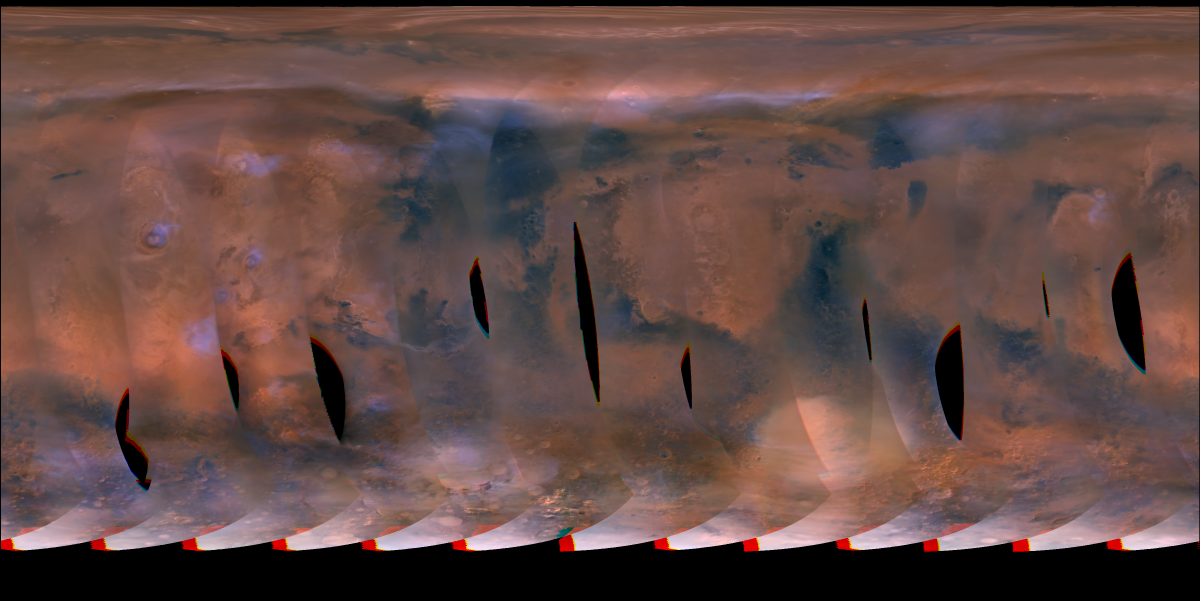
#> input picture Attention_U-Net-Data_exploration/MARS/images/030_D15_day32.png, 3600 x 1801 px (shown at 1/3 size); its folder holds only this picture in this run
$ jupyter execute --allow-errors FINAL_dataset_exploration.ipynb
#> lines starting #> are read from the running program, lines starting #| are printed output that depends on the picture; after the words box and inside, x2 and y2 are one past the last pixel; in counts of white or black regions, pixels touching at a corner belong together
# MARCI/MDAD Dataset Exploration

This notebook performs descriptive analysis for the Martian dust storm segmentation dataset organized by Martian year (`MY28`, `MY31`, `MY32`).

It includes:

- **4.1 Dataset Overview:** number of images per Martian year.
- **4.2 Valid Data and No-Data Analysis:** valid and invalid pixel percentages.
- **4.3 Class Distribution Analysis:** storm, non-storm and no-data pixel percentages; RGB pairplot; 3D RGB scatter by class.
- **4.4 RGB Radiometric Analysis:** RGB intensity distributions, brightness estimation, storm vs non-storm comparisons, and visual examples of compact/diffuse storms.

Mask convention assumed by the notebook:

```text
0 = non-storm
1 = storm
2 = no-data / invalid
```

If a raw MDAD-style mask is found, the notebook also handles:

```text
0 = non-storm
1-250 = storm IDs
255 = no-data / invalid
```

## 0. Configuration

Edit this cell to choose which year and which images you want to analyze.

If `IMAGE_IDS_TO_ANALYZE` is empty, the notebook randomly selects `N_IMAGES_IF_EMPTY` images from `YEAR_TO_ANALYZE`.

All code assumes that this notebook is located at the same level as:

```text
MY28/
MY31/
MY32/
MARS/
Modelos generados/
```

[cell 1]
from __future__ import annotations

from pathlib import Path
from typing import Any, Dict, List, Optional, Tuple

import random
import warnings

import numpy as np
import pandas as pd
import matplotlib.pyplot as plt

from PIL import Image
from IPython.display import display

# Optional libraries.
try:
    import seaborn as sns
    HAS_SEABORN = True
except ImportError:
    HAS_SEABORN = False
    print("Seaborn is not installed. The 2D pairplot will be skipped.")

try:
    import cv2
    HAS_CV2 = True
except ImportError:
    HAS_CV2 = False
    print("OpenCV is not installed. Compact/diffuse storm examples will use a simplified fallback.")

warnings.filterwarnings("ignore")

PROJECT_ROOT = Path.cwd()

YEARS = ["MY28", "MY31", "MY32"]

# Select one year and specific images for the detailed analysis.
YEAR_TO_ANALYZE = "MY32"

# Use image stems, for example:
# IMAGE_IDS_TO_ANALYZE = ["P08_day30", "P10_day12"]
# If empty, random images are selected.
IMAGE_IDS_TO_ANALYZE = ["D15_day04", "D16_day02", "F03_day14"]


N_IMAGES_IF_EMPTY = 3

# Single image used for RGB pairplot and 3D RGB scatter.
# If SINGLE_IMAGE_ID is None, the first selected image from the detailed analysis is used.
SINGLE_IMAGE_YEAR = YEAR_TO_ANALYZE
SINGLE_IMAGE_ID = None

# Random comparison section: five images per Martian year.
N_RANDOM_PER_YEAR = 5
RANDOM_SEED = 42

# Sampling limits to avoid excessive memory use.
MAX_PIXEL_SAMPLES_PER_CLASS = 3500
MAX_RADIOMETRIC_SAMPLES_PER_CLASS_PER_IMAGE = 2500

# Optional saving. By default, plots remain only in the notebook.
SAVE_FIGURES = False
OUTPUT_DIR = PROJECT_ROOT / "olga_data_exploration"

if SAVE_FIGURES:
    OUTPUT_DIR.mkdir(parents=True, exist_ok=True)

# Optional: mark almost-black RGB pixels as no-data.
# Keep False unless you are sure black borders are not already represented in the mask.
TREAT_BLACK_RGB_AS_NODATA = False
BLACK_RGB_THRESHOLD = 5

CLASS_NAMES = {
    0: "non-storm",
    1: "storm",
    2: "no-data"
}

CLASS_COLORS = {
    "non-storm": "#440154",
    "storm": "#2A9D9A",
    "no-data": "#FDE725"
}

plt.rcParams["figure.dpi"] = 120
plt.rcParams["savefig.dpi"] = 250

print(f"Project root: {PROJECT_ROOT}")

## 1. Utility Functions

The following functions discover image-mask pairs, load RGB images and masks, normalize mask values, compute descriptive metrics, and generate visualizations.

[cell 2]
# [7 lines left out: function save_current_figure, not called in this run]


def normalize_key(text: Any) -> str:
    """Normalize names to match image and mask stems flexibly."""
    return (
        str(text)
        .lower()
        .replace("_mask_class", "")
        .replace("_multiclass", "")
        .replace("_mask", "")
        .replace("_class", "")
        .replace("_mdad", "")
        .replace("_", "")
        .replace("-", "")
        .replace(".", "")
        .replace(" ", "")
    )


def find_first_existing(candidates: List[Path]) -> Optional[Path]:
    """Return the first existing folder/path from a list."""
    for path in candidates:
        if path.exists():
            return path
    return None


# [112 lines left out: functions find_file_flexible, repair_pair_paths, not called in this run]


def load_year_records_from_report(year: str) -> Optional[pd.DataFrame]:
    """Load image-mask pairs from MYxx/reports/selected_top100.csv when available."""
    report_candidates = [
        PROJECT_ROOT / year / "reports" / "selected_top100.csv",
        PROJECT_ROOT / year / "selected_top100.csv",
    ]

    report_path = find_first_existing(report_candidates)

    if report_path is None:
        return None

    df = pd.read_csv(report_path)
    rows = []

    for i, row in df.iterrows():
        image_path = row.get("image_path", row.get("image", ""))
        mask_path = row.get("mask_png_path", row.get("mask_path", row.get("mask", "")))
        day_key = str(row.get("day_key", Path(str(image_path)).stem))
        idx_value = row.get("idx", row.get("source_index", row.get("rank", i)))

        try:
            idx_value = int(idx_value)
        except Exception:
            idx_value = i

        rows.append({
            "year": year,
            "idx": idx_value,
            "day_key": day_key,
            "image_id": f"{year}_{day_key}",
            "image_path": str(image_path),
            "mask_path": str(mask_path),
            "source_index": i,
            "source": "report",
        })

    if not rows:
        return None

    return repair_pair_paths(pd.DataFrame(rows), PROJECT_ROOT)


def load_year_records_from_folders(year: str) -> pd.DataFrame:
    """Match images and masks directly from folders when no report is available."""
    year_dir = PROJECT_ROOT / year

    image_folders = [
        year_dir / "selected_top100" / "images",
        year_dir / "images",
        year_dir / "mdgm_rgb",
    ]

    mask_folders = [
        year_dir / "selected_top100" / "masks",
        year_dir / "masks",
        year_dir / "masks_multiclass",
        year_dir / "masks_png_all",
    ]

    image_files = []
    for folder in image_folders:
        if folder.exists():
            for ext in ["*.png", "*.jpg", "*.jpeg", "*.tif", "*.tiff"]:
                image_files.extend(sorted(folder.glob(ext)))
            if image_files:
                break

    mask_files = []
    for folder in mask_folders:
        if folder.exists():
            for ext in ["*.png", "*.jpg", "*.jpeg", "*.tif", "*.tiff"]:
                mask_files.extend(sorted(folder.glob(ext)))
            if mask_files:
                break

    if not image_files:
        raise FileNotFoundError(f"No image files found for {year}.")
    if not mask_files:
        raise FileNotFoundError(f"No mask files found for {year}.")

    mask_by_key = {normalize_key(path.stem): path for path in mask_files}
    rows = []

    for i, image_path in enumerate(sorted(image_files)):
        image_key = normalize_key(image_path.stem)
        mask_path = mask_by_key.get(image_key)

        if mask_path is None:
            for mask_key, candidate_mask_path in mask_by_key.items():
                if image_key in mask_key or mask_key in image_key:
                    mask_path = candidate_mask_path
                    break

        if mask_path is None:
            continue

        rows.append({
            "year": year,
            "idx": i,
            "day_key": image_path.stem,
            "image_id": f"{year}_{image_path.stem}",
            "image_path": str(image_path),
            "mask_path": str(mask_path),
            "source_index": i,
            "source": "folder_match",
        })

    if not rows:
        raise RuntimeError(f"No valid image-mask matches were found for {year}.")

    return pd.DataFrame(rows)


def load_year_records(year: str) -> pd.DataFrame:
    """Load image-mask pairs for one Martian year using reports first, folders second."""
    report_df = load_year_records_from_report(year)

    if report_df is not None and len(report_df) > 0:
        return report_df.reset_index(drop=True)

    return load_year_records_from_folders(year).reset_index(drop=True)


def load_all_records(years: List[str] = YEARS) -> pd.DataFrame:
    """Load all image-mask pairs for the requested Martian years."""
    records = []

    for year in years:
        df = load_year_records(year)
        print(f"{year}: {len(df)} image-mask pairs")
        records.append(df)

    return pd.concat(records, ignore_index=True)


def normalize_mask(mask: np.ndarray) -> np.ndarray:
    """
    Normalize mask values to:
    0 = non-storm
    1 = storm
    2 = no-data
    """
    mask = mask.astype(np.uint16)

    unique_values = set(np.unique(mask).tolist())

    if unique_values.issubset({0, 1, 2}):
        return mask.astype(np.uint8)

    normalized = np.zeros(mask.shape, dtype=np.uint8)
    normalized[mask == 255] = 2
    normalized[(mask > 0) & (mask != 255)] = 1

    return normalized


def read_rgb(path: Path) -> np.ndarray:
    """Read an RGB image as uint8."""
    with Image.open(path) as img:
        return np.asarray(img.convert("RGB"))


def read_mask(path: Path) -> np.ndarray:
    """Read and normalize a segmentation mask."""
    with Image.open(path) as img:
        mask = np.asarray(img.convert("L"))

    return normalize_mask(mask)


def load_image_and_mask(row: pd.Series) -> Tuple[np.ndarray, np.ndarray]:
    """Load RGB image and corresponding normalized mask."""
    rgb = read_rgb(Path(row["image_path"]))
    mask = read_mask(Path(row["mask_path"]))

    if rgb.shape[:2] != mask.shape:
        mask_img = Image.fromarray(mask.astype(np.uint8), mode="L")
        mask_img = mask_img.resize((rgb.shape[1], rgb.shape[0]), resample=Image.Resampling.NEAREST)
        mask = np.asarray(mask_img, dtype=np.uint8)

    if TREAT_BLACK_RGB_AS_NODATA:
        black_pixels = np.all(rgb <= BLACK_RGB_THRESHOLD, axis=2)
        mask = mask.copy()
        mask[black_pixels] = 2

    return rgb, mask


def choose_records(
    records: pd.DataFrame,
    year: str,
    image_ids: Optional[List[str]] = None,
    n_if_empty: int = 3,
    seed: int = RANDOM_SEED
) -> pd.DataFrame:
    """Select records by year and image ID. If image_ids is empty, randomly select images."""
    sub = records[records["year"] == year].copy().reset_index(drop=True)

    if sub.empty:
        raise ValueError(f"No records found for year: {year}")

    image_ids = image_ids or []

    if len(image_ids) > 0:
        requested_keys = [normalize_key(x) for x in image_ids]
        selected = sub[sub["day_key"].map(lambda x: normalize_key(x) in requested_keys)].copy()

        if selected.empty:
            raise ValueError(
                "No requested image IDs were found. Available examples:\n"
                + "\n".join(sub["day_key"].head(20).astype(str).tolist())
            )

        return selected.reset_index(drop=True)

    return sub.sample(
        n=min(n_if_empty, len(sub)),
        random_state=seed
    ).reset_index(drop=True)


def random_records_per_year(
    records: pd.DataFrame,
    n_per_year: int = 5,
    seed: int = RANDOM_SEED
) -> pd.DataFrame:
    """Randomly select n_per_year images for each Martian year."""
    selected = []

    for year in YEARS:
        sub = records[records["year"] == year].copy().reset_index(drop=True)

        if sub.empty:
            continue

        selected.append(
            sub.sample(n=min(n_per_year, len(sub)), random_state=seed).reset_index(drop=True)
        )

    return pd.concat(selected, ignore_index=True)


def compute_image_summary(row: pd.Series) -> Dict[str, Any]:
    """Compute valid/no-data and class distribution metrics for one image."""
    rgb, mask = load_image_and_mask(row)

    total_pixels = mask.size
    valid_pixels = int((mask != 2).sum())
    no_data_pixels = int((mask == 2).sum())
    storm_pixels = int((mask == 1).sum())
    non_storm_pixels = int((mask == 0).sum())

    valid_den = max(valid_pixels, 1)

    return {
        "year": row["year"],
        "day_key": row["day_key"],
        "height": int(mask.shape[0]),
        "width": int(mask.shape[1]),
        "total_pixels": int(total_pixels),
        "valid_pixels": valid_pixels,
        "no_data_pixels": no_data_pixels,
        "storm_pixels": storm_pixels,
        "non_storm_pixels": non_storm_pixels,
        "valid_pct_total": 100.0 * valid_pixels / total_pixels,
        "no_data_pct_total": 100.0 * no_data_pixels / total_pixels,
        "storm_pct_total": 100.0 * storm_pixels / total_pixels,
        "non_storm_pct_total": 100.0 * non_storm_pixels / total_pixels,
        "storm_pct_valid": 100.0 * storm_pixels / valid_den,
        "non_storm_pct_valid": 100.0 * non_storm_pixels / valid_den,
        "image_path": row["image_path"],
        "mask_path": row["mask_path"],
    }


def summarize_records(records: pd.DataFrame) -> pd.DataFrame:
    """Compute descriptive summaries for a dataframe of image-mask pairs."""
    rows = []

    for _, row in records.iterrows():
        rows.append(compute_image_summary(row))

    return pd.DataFrame(rows)

## 2. Load Image-Mask Pair Metadata

This section discovers the paired images and masks for all Martian years.

[cell 3]
all_records = load_all_records(YEARS)

display(all_records[["year", "day_key", "image_path", "mask_path", "source"]].head(10))
print(f"Total paired images: {len(all_records)}")

# 4.1 Dataset Overview

This section reports the number of available image-mask pairs per Martian year.

[cell 4]
dataset_overview = (
    all_records
    .groupby("year")
    .size()
    .reset_index(name="n_images")
    .sort_values("year")
)

display(dataset_overview)

#> (the rest of this cell did not finish here and is left out)

# Section A — Detailed Analysis for a Selected Year and Selected Images

Edit the variables in **Section 0. Configuration**:

```python
YEAR_TO_ANALYZE = "MY28"
IMAGE_IDS_TO_ANALYZE = []
```

If `IMAGE_IDS_TO_ANALYZE` is empty, the notebook randomly selects `N_IMAGES_IF_EMPTY` images from the selected year.

#> (a cell that did not finish here is left out)

## 4.2 Valid Data and No-Data Analysis

For each selected image, this section computes the percentage of valid and no-data pixels.

#> (a cell that did not finish here is left out)

## 4.3 Class Distribution Analysis

This section computes the percentage of storm, non-storm and no-data pixels.

#> (a cell that did not finish here is left out)

### 4.3.0 RGB and mask

[cell 8]
# ============================================================
# RGB image and multiclass mask visualization
# Same image-mask pairing logic used for training/exploration
# ============================================================

from pathlib import Path
from typing import Any, Optional, List, Tuple
import numpy as np
import pandas as pd
import matplotlib.pyplot as plt
from matplotlib.colors import ListedColormap, BoundaryNorm
from matplotlib.patches import Patch
from PIL import Image


# ------------------------------------------------------------
# 1. Project root detection
# ------------------------------------------------------------

def find_project_root(start_path: Path, years=("MY28", "MY31", "MY32")) -> Path:
    """
    Find the project root by looking for the MY folders.
    This allows the notebook to be executed either from the project root
    or from a subfolder.
    """
#> called with years = ('MY28', 'MY31', 'MY32')
    start_path = start_path.resolve()

    for candidate in [start_path] + list(start_path.parents):
        if all((candidate / year).exists() for year in years):
            return candidate

    raise FileNotFoundError(
        "Project root was not found. Make sure the notebook is inside "
        "the project folder that contains MY28, MY31 and MY32."
    )


#> (the rest of this cell did not finish here and is left out)

### 4.3.1 RGB Pairplot by Class for One Image

This pairplot samples RGB pixels from one selected image and colors points by class.
If `SINGLE_IMAGE_ID = None`, the first image in `selected_records` is used.

[cell 9]
# [57 lines left out: functions select_single_image_record, sample_rgb_pixels_by_class, not called in this run]


#> (the rest of this cell did not finish here and is left out)

#> (a cell that did not finish here is left out)

### 4.3.2 3D RGB Scatter Plot by Class for One Image

A 3D pairplot is not the standard term; pairplots are normally a matrix of 2D plots.
For RGB data, the equivalent 3D visualization is a scatter plot with:

- x-axis = R,
- y-axis = G,
- z-axis = B,
- color = class.

[cell 11]
# [77 lines of commented-out code are left out]

[cell 12]
# [168 lines of commented-out code are left out]

### 4.3.4 Correlation Matrix

## 4.4 RGB Radiometric Analysis

This section analyzes R, G and B intensity values, brightness, and RGB distributions in storm and non-storm regions.

Brightness is estimated as:

$Y = 0.2126R + 0.7152G + 0.0722B$

[cell 13]
# [44 lines left out: function sample_radiometric_pixels_for_records, not called in this run]


#> (the rest of this cell did not finish here and is left out)

#> (a cell that did not finish here is left out)

[cell 15]
# [25 lines left out: function plot_rgb_histograms_by_class, not called in this run]


#> (the rest of this cell did not finish here and is left out)

#> (a cell that did not finish here is left out)

#> (a cell that did not finish here is left out)

## 4.4.1 Visual Examples of Compact and Diffuse Storms

The following cell estimates simple morphology metrics from the storm mask and uses them to find possible compact and diffuse storm examples.

The classification is approximate and intended for visual exploration:

- **Compact storm candidate:** high dominance of the largest connected component.
- **Diffuse storm candidate:** lower dominance of the largest component or more fragmented storm regions.

[cell 18]
def connected_component_metrics(mask: np.ndarray) -> Dict[str, float]:
    """Compute simple connected-component metrics for storm pixels."""
    storm = (mask == 1).astype(np.uint8)
    storm_pixels = int(storm.sum())

    if storm_pixels == 0:
        return {
            "n_components": 0,
            "largest_component_pixels": 0,
            "largest_component_ratio": 0.0,
            "storm_pixels": 0,
        }

    if HAS_CV2:
        num_labels, labels, stats, _ = cv2.connectedComponentsWithStats(storm, connectivity=8)
        component_areas = stats[1:, cv2.CC_STAT_AREA] if num_labels > 1 else np.array([])
    else:
        component_areas = np.array([storm_pixels])

    if len(component_areas) == 0:
        return {
            "n_components": 0,
            "largest_component_pixels": 0,
            "largest_component_ratio": 0.0,
            "storm_pixels": storm_pixels,
        }

    largest = int(component_areas.max())

    return {
        "n_components": int(len(component_areas)),
        "largest_component_pixels": largest,
        "largest_component_ratio": float(largest / max(storm_pixels, 1)),
        "storm_pixels": storm_pixels,
    }


def storm_morphology_summary(records: pd.DataFrame) -> pd.DataFrame:
    """Compute compactness-related storm morphology metrics for each image."""
    rows = []

    for _, row in records.iterrows():
        _, mask = load_image_and_mask(row)
#> in read_rgb, img is the input picture: PIL image 3600x1801 RGB; mean R, G, B 100.2, 74.5, 70.4
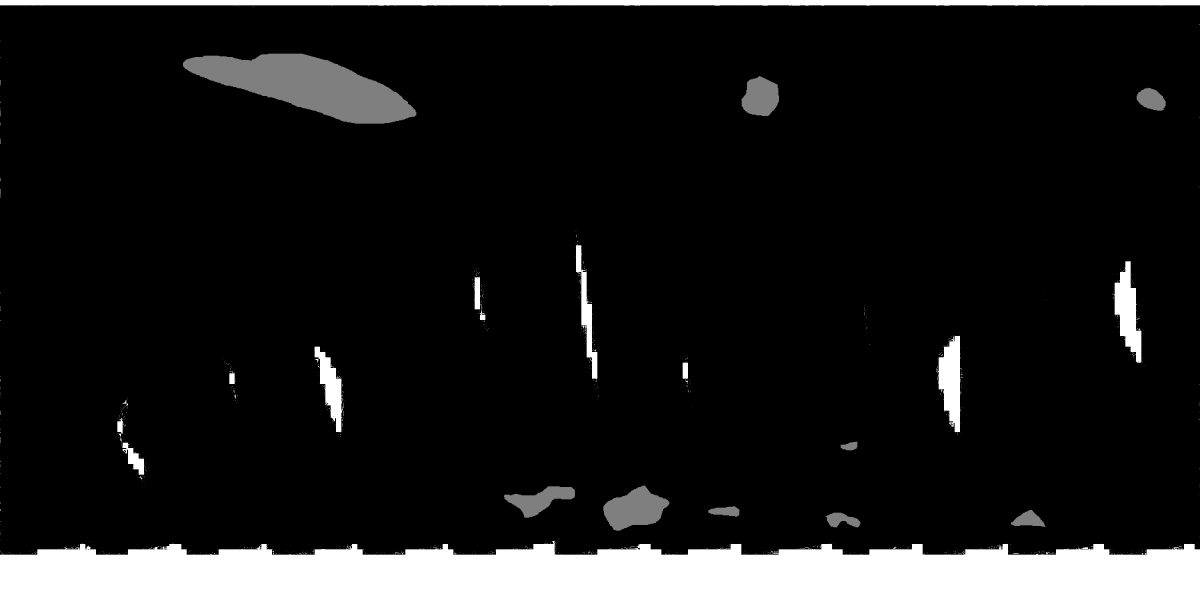
#> input picture Attention_U-Net-Data_exploration/MARS/masks_multiclass/030_D15_day32_multiclass.png, 3600 x 1801 px (shown at 1/3 size)
#> in read_mask, img is the input picture: PIL image 3600x1801 L; min 0, max 2, mean 0.219
#> in normalize_mask, `unique_values = set(np.unique(mask).tolist())`: unique_values = 3 items
        valid = mask != 2
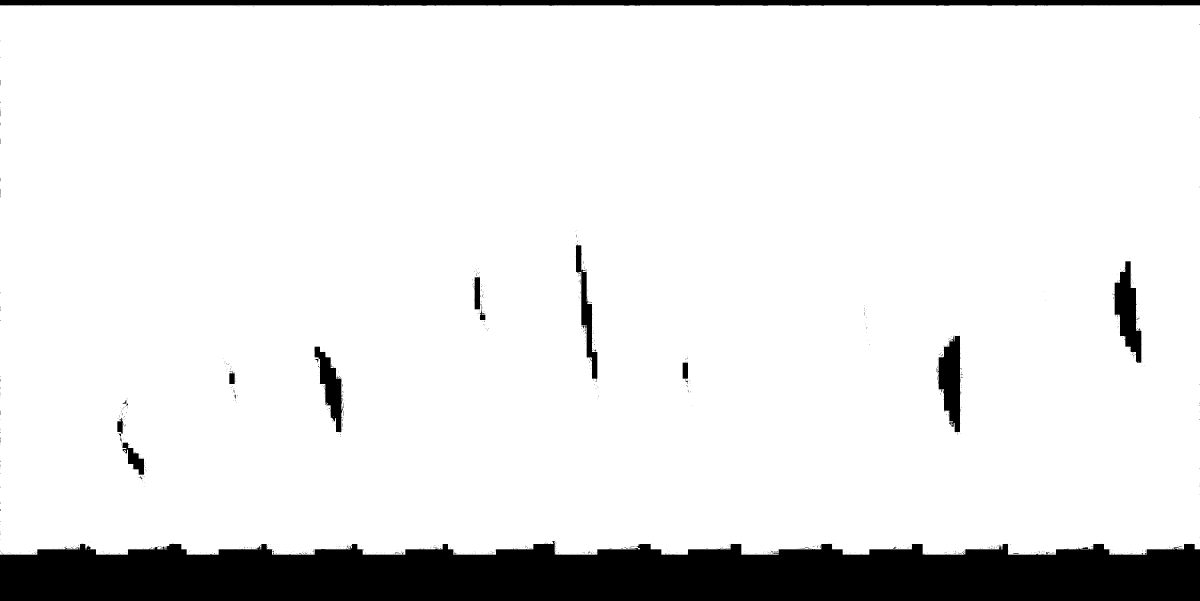
#> valid: shape (1801, 3600) bool (shown at 1/3 size); 90% white; 969 black regions (948 under 20 px), largest, box (x1, y1, x2, y2) and area: (0, 1623, 3600, 1801) 534344, (0, 0, 3600, 17) 57809, (3344, 784, 3425, 1088) 13386
        storm_pct_valid = 100.0 * (mask == 1).sum() / max(valid.sum(), 1)
#> storm_pct_valid = 2.2

        metrics = connected_component_metrics(mask)
#> (the rest of the program and of its run is left out)
